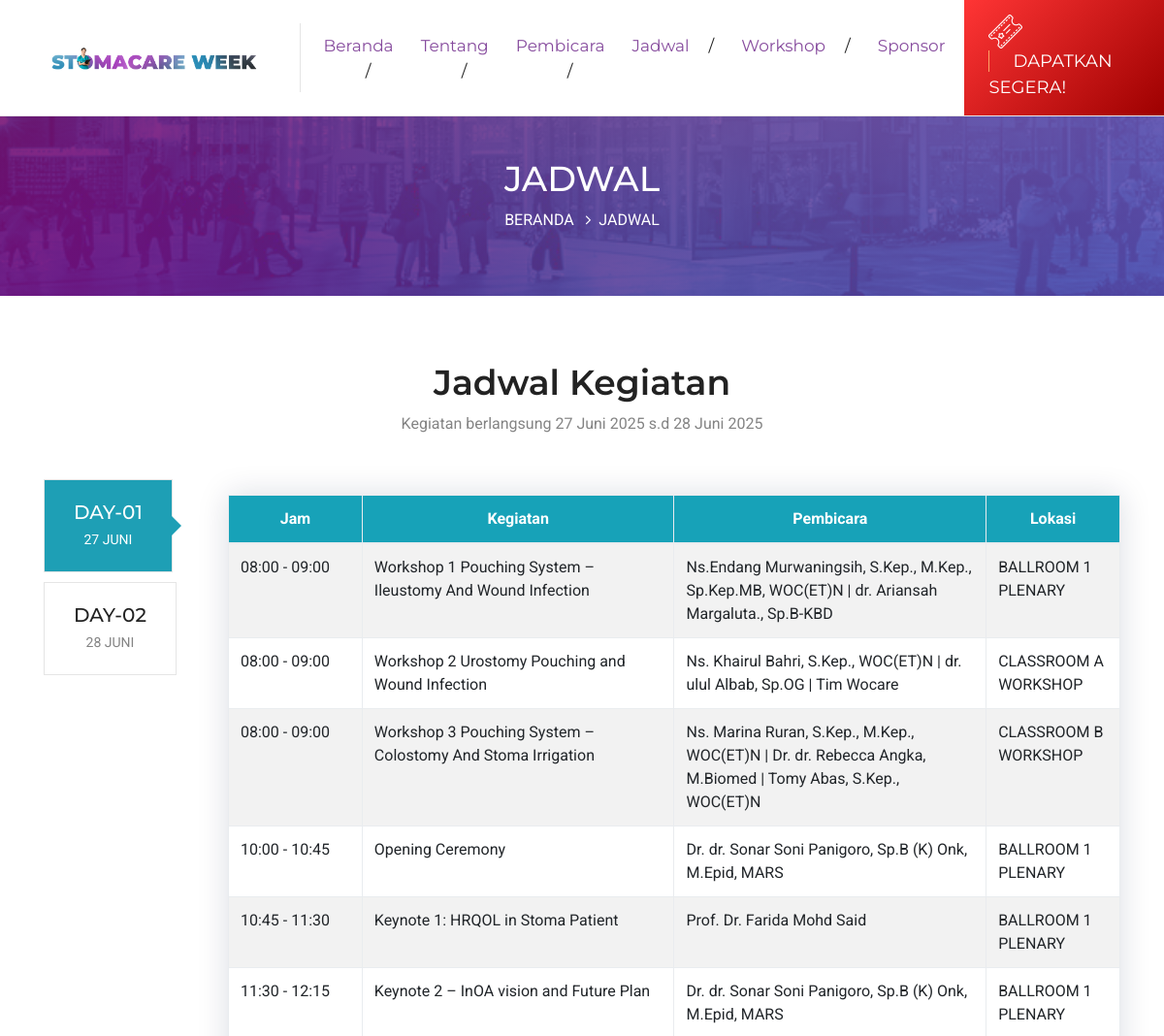
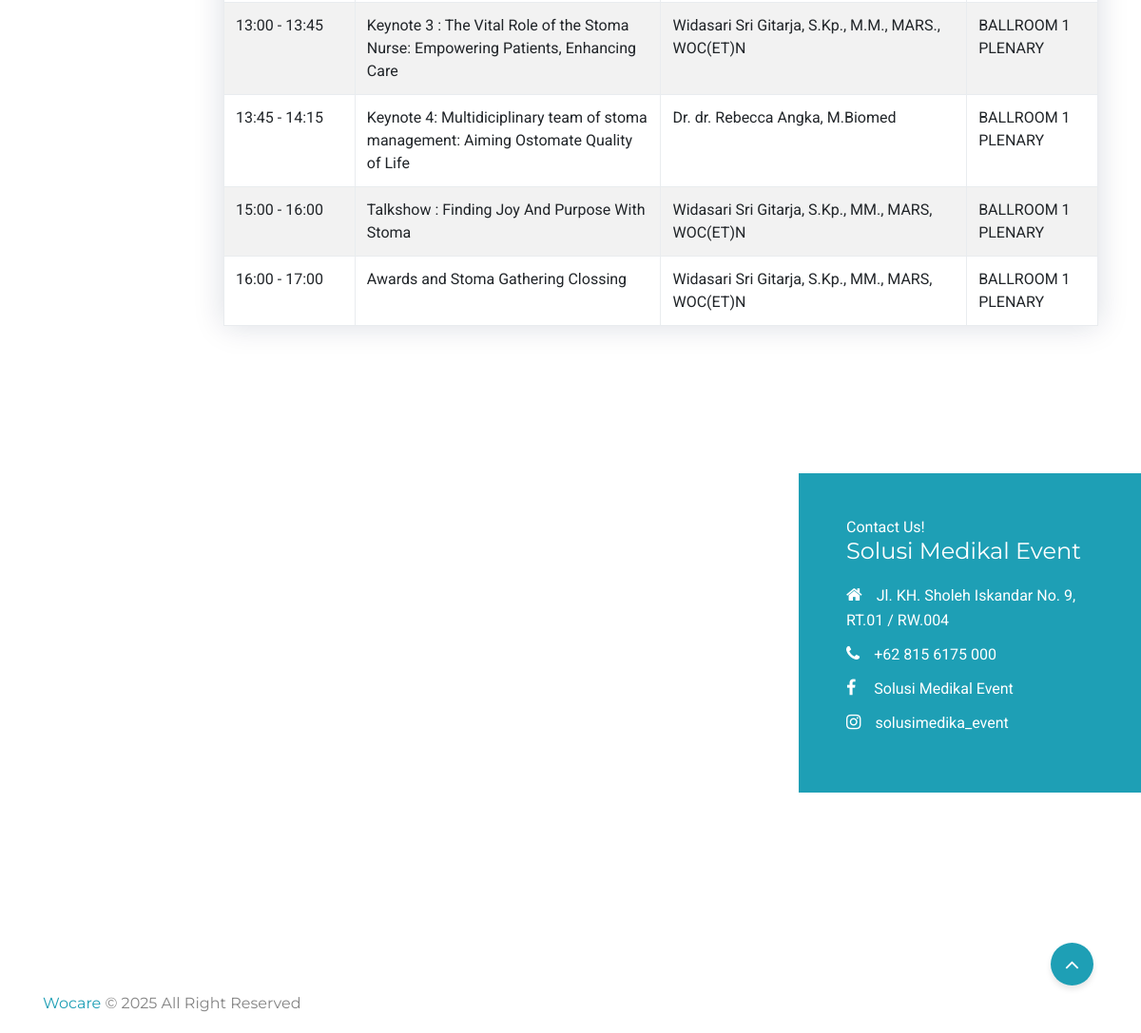
The page /jadwal.php on the database its author committed (2 pictures, top to bottom).
### tables this page shows
CREATE TABLE `jadwal` (
  `id` int(11) NOT NULL,
  `hari` int(11) NOT NULL,
  `jam_mulai` time NOT NULL,
  `jam_selesai` time NOT NULL,
  `nama` varchar(100) NOT NULL,
  `speaker` varchar(120) DEFAULT NULL,
  `lokasi` varchar(20) NOT NULL,
  `kapasitas` int(11) NOT NULL,
  `ket` int(11) DEFAULT NULL,
  `created_at` timestamp NOT NULL DEFAULT current_timestamp(),
  `updated_at` timestamp NOT NULL DEFAULT current_timestamp() ON UPDATE current_timestamp()
);

### jadwal.php (the view, shortened to what this page needs)
<?php include 'header.php'; ?>
<section class="page-title bg-title overlay-dark">
	<div class="container">
		<div class="row">
			<div class="col-12 text-center">
				<div class="title">
					<h3>Jadwal</h3>
				</div>
				<ol class="breadcrumb p-0 m-0">
				  <li class="breadcrumb-item"><a href="index.php">Beranda</a></li>
				  <li class="breadcrumb-item active">Jadwal</li>
				</ol>
			</div>
		</div>
	</div>
</section>
<section class="section schedule two">
	<div class="container">
		<div class="row">
			<div class="col-12">
				<div class="section-title">
					<h3>Jadwal Kegiatan</h3>
					<p>Kegiatan berlangsung 27 Juni 2025 s.d 28 Juni 2025</p>
				</div>
			</div>
		</div>
		<div class="row">
			<div class="col-lg-2">
				<div class="schedule-tab">
					<ul class="nav nav-pills text-center">
					  <li class="nav-item">
					    <a class="nav-link active" href="#nov20" data-toggle="pill">
					    	Day-01
					    	<span>27 Juni</span>
					    </a>
					  </li>
					  <li class="nav-item">
					    <a class="nav-link" href="#nov21" data-toggle="pill">
							Day-02
					    	<span>28 Juni</span>
					    </a>
					  </li>
					</ul>
				</div>
			</div>
			<div class="col-lg-10">
				<div class="schedule-contents">
					<div class="tab-content" id="pills-tabContent">
					  <div class="tab-pane fade show active schedule-item" id="nov20">
					  	<table class="table table-bordered table-hover table-striped">
							<thead class="bg-info text-white">
								<tr>
									<th class="text-center" style="width: 15%;">Jam</th>
									<th class="text-center" style="width: 35%;">Kegiatan</th>
									<th class="text-center" style="width: 35%;">Pembicara</th>
									<th class="text-center" style="width: 15%;">Lokasi</th>
								</tr>
							</thead>
							<tbody>
								<?php while ($row = mysqli_fetch_assoc($result_jadwal1)) { ?>
								<tr>
									<td><?= htmlspecialchars(substr($row['jam_mulai'], 0, 5) . ' - ' . substr($row['jam_selesai'], 0, 5)); ?></td>
									<td><?= htmlspecialchars($row['nama']); ?></td>
									<td><?= htmlspecialchars($row['speaker']); ?></td>
									<td><?= htmlspecialchars($row['lokasi']); ?></td>
								</tr>
								<?php } ?>
							</tbody>
						</table>
					  </div>
					</div>
				</div>
			</div>
			</div>
		</div>
</section>
<?php include 'footer.php'; ?>

### css/style.css (style rules this page uses)
html { font-size: 16px; }
body { font-family: "Roboto", sans-serif; -webkit-font-smoothing: antialiased; }
h1, h2, h3, h4, h5, h6 { font-family: "Montserrat", sans-serif; color: #222222; font-weight: 600; }
h3 { font-size: 2.25rem; }
p, a, li, blockquote, label { font-size: 1rem; line-height: 26px; color: #848484; margin-bottom: 0; }
.shadow, .speakers.white .speaker-item:hover, .schedule.two .schedule-contents, .sponsors .block .image-block:hover, ul.pagination li a:hover, ul.pagination li a:focus, ul.pagination .active a, .news-hr .news-post-hr:hover, .testimonial .testimonial-item .comment:hover { box-shadow: 0px 0px 30px 0px rgba(11, 29, 66, 0.15); }
.overlay-dark:before { content: ''; background: -webkit-linear-gradient(-45deg, #1e5799 0%, #680656 0%, #3a2ea8 100%, #207cca 100%); opacity: .75; position: absolute; top: 0; left: 0; right: 0; bottom: 0; }
a { transition: 0.2s ease; }
.bg-title { background: url(../images/landscape.png) no-repeat; background-size: cover; background-position: center center; }
.section { padding: 45px 0; }
.section-title { margin-top: 25px; text-align: center; margin-bottom: 30px; padding-left: 20px; padding-right: 20px; }
.section-title h3 { margin-bottom: 10px; }
.page-title { text-align: center; }
.page-title { position: relative; padding: 165px 0 65px; }
.page-title h3, .page-title li, .page-title a { color: #fff; }
.page-title .title h3 { font-weight: 500; text-transform: uppercase; }
.page-title .breadcrumb { background: transparent; }
.page-title .breadcrumb .breadcrumb-item { float: none; display: inline-block; text-transform: uppercase; }
.page-title .breadcrumb .breadcrumb-item.active { color: #fff; }
.page-title .breadcrumb .breadcrumb-item + .breadcrumb-item::before { content: "\f105"; font-family: FontAwesome; color: #fff; }
.schedule .schedule-tab { display: -webkit-box; display: -ms-flexbox; display: flex; -webkit-box-pack: center; -ms-flex-pack: center; justify-content: center; margin-top: 14px; }
.schedule .schedule-tab ul li.nav-item { margin-right: 10px; }
.schedule .schedule-tab ul li.nav-item a { font-family: "Montserrat", sans-serif; text-transform: uppercase; font-size: 1.5rem; color: #1E9FB5; font-weight: 500; display: block; border-radius: 0; border: 1px solid #e5e5e5; padding: 20px 30px; }
.schedule .schedule-tab ul li.nav-item a span { margin-top: 2px; font-family: "Roboto", sans-serif; display: block; font-size: 1rem; color: #848484; font-weight: 400; }
.schedule .schedule-tab ul li.nav-item a.active { background: #1E9FB5; color: #fff; position: relative; }
.schedule .schedule-tab ul li.nav-item a.active span { color: #fff; }
.schedule .schedule-tab ul li.nav-item a.active:after { content: ''; position: absolute; left: 0; bottom: -20px; width: 0; height: 0; border-style: solid; border-width: 0 20px 20px 0; border-color: transparent #1E9FB5; }
.schedule .schedule-contents { margin-top: 30px; margin-bottom: 5px; padding: 10x; }
.schedule.two .schedule-tab { display: -webkit-box; display: -ms-flexbox; display: flex; -webkit-box-pack: center; -ms-flex-pack: center; justify-content: center; margin-top: px; }
.schedule.two .schedule-tab ul li.nav-item { margin-right: 0; margin-bottom: 10px; }
.schedule.two .schedule-tab ul li.nav-item a { font-family: "Montserrat", sans-serif; text-transform: uppercase; font-size: 20px; color: #222222; font-weight: 500; display: block; border-radius: 0; border: 1px solid #e5e5e5; padding: 20px 30px; }
.schedule.two .schedule-tab ul li.nav-item a span { margin-top: 2px; font-family: "Roboto", sans-serif; display: block; font-size: 14px; color: #848484; font-weight: 400; }
.schedule.two .schedule-tab ul li.nav-item a.active { background: #1E9FB5; color: #fff; position: relative; }
.schedule.two .schedule-tab ul li.nav-item a.active span { color: #fff; }
.schedule.two .schedule-tab ul li.nav-item a.active:after { content: ''; position: absolute; left: 100%; right: 0; bottom: 0; top: 50%; -webkit-transform: translate(0, -50%); transform: translate(0, -50%); width: 0; height: 0; border-style: solid; border-width: 10px 0 10px 10px; border-color: transparent transparent transparent #1E9FB5; }
.schedule.two .schedule-contents { margin-top: 30px; margin-bottom: 30px; padding: 0; }

### rows shown on the page
jadwal: jam_mulai+jam_selesai "08:00 - 09:00", nama "Workshop 1 Pouching System – Ileustomy And Wound Infection", speaker "Ns.Endang Murwaningsih, S.Kep., M.Kep., Sp.Kep.MB, WOC(ET)N | dr. Ariansah Margaluta., Sp.B-KBD", lokasi "BALLROOM 1 PLENARY"
jadwal: jam_mulai+jam_selesai "08:00 - 09:00", nama "Workshop 2 Urostomy Pouching and Wound Infection", speaker "Ns. Khairul Bahri, S.Kep., WOC(ET)N | dr. ulul Albab, Sp.OG | Tim Wocare", lokasi "CLASSROOM A WORKSHOP"
jadwal: jam_mulai+jam_selesai "08:00 - 09:00", nama "Workshop 3 Pouching System – Colostomy And Stoma Irrigation", speaker "Ns. Marina Ruran, S.Kep., M.Kep., WOC(ET)N | Dr. dr. Rebecca Angka, M.Biomed | Tomy Abas, S.Kep., WOC(ET)N", lokasi "CLASSROOM B WORKSHOP"
jadwal: jam_mulai+jam_selesai "10:00 - 10:45", nama "Opening Ceremony", speaker "Dr. dr. Sonar Soni Panigoro, Sp.B (K) Onk, M.Epid, MARS", lokasi "BALLROOM 1 PLENARY"
jadwal: jam_mulai+jam_selesai "10:45 - 11:30", nama "Keynote 1: HRQOL in Stoma Patient", speaker "Prof. Dr. Farida Mohd Said", lokasi "BALLROOM 1 PLENARY"
jadwal: jam_mulai+jam_selesai "11:30 - 12:15", nama "Keynote 2 – InOA vision and Future Plan", speaker "Dr. dr. Sonar Soni Panigoro, Sp.B (K) Onk, M.Epid, MARS", lokasi "BALLROOM 1 PLENARY"
jadwal: jam_mulai+jam_selesai "13:00 - 13:45", nama "Keynote 3 : The Vital Role of the Stoma Nurse: Empowering Patients, Enhancing Care", speaker "Widasari Sri Gitarja, S.Kp., M.M., MARS., WOC(ET)N", lokasi "BALLROOM 1 PLENARY"
jadwal: jam_mulai+jam_selesai "13:45 - 14:15", nama "Keynote 4: Multidiciplinary team of stoma management: Aiming Ostomate Quality of Life", speaker "Dr. dr. Rebecca Angka, M.Biomed", lokasi "BALLROOM 1 PLENARY"
jadwal: jam_mulai+jam_selesai "15:00 - 16:00", nama "Talkshow : Finding Joy And Purpose With Stoma", speaker "Widasari Sri Gitarja, S.Kp., MM., MARS, WOC(ET)N", lokasi "BALLROOM 1 PLENARY"
jadwal: jam_mulai+jam_selesai "16:00 - 17:00", nama "Awards and Stoma Gathering Clossing", speaker "Widasari Sri Gitarja, S.Kp., MM., MARS, WOC(ET)N", lokasi "BALLROOM 1 PLENARY"
